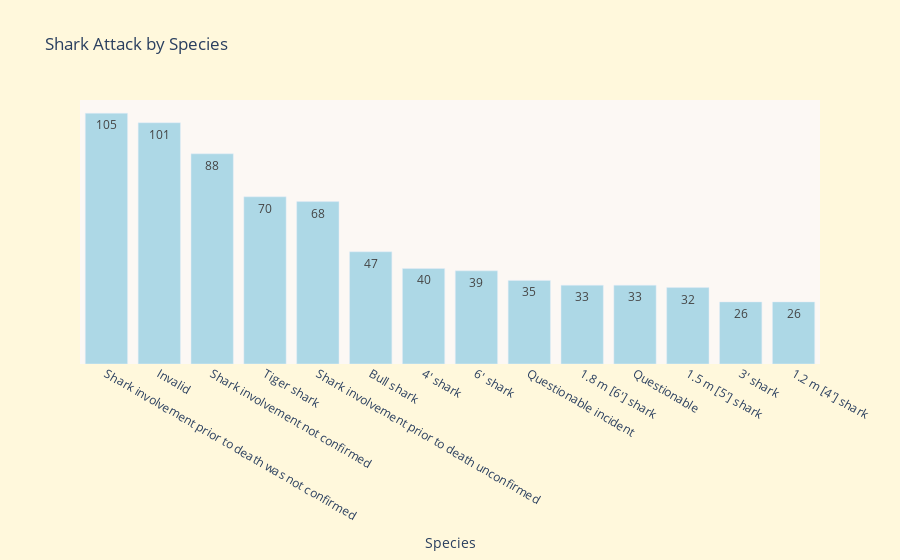

Notebook code cell kept with this figure:
### Code cell
import plotly.graph_objects as go

#rename species column
df = df.rename(columns={'Species ':'Species'})
# species that attack most
# Not including unnamed species
species_attack = df.groupby('Species')['Species'].count().sort_values(ascending=False)[1:15]

data = go.Bar(x = species_attack.index,y=species_attack.values,text=species_attack.values,textposition='auto', marker_color='lightblue')

layout = go.Layout(title = 'Shark Attack by Species', 
                   xaxis=dict(title='Species'),
                   yaxis=dict(title='Attack Count',visible=False),
                 paper_bgcolor='cornsilk',
                 plot_bgcolor='rgba(252,248,244,1.00)'
                  )

fig3 = go.Figure(
    data=data,
    layout=layout
)   
fig3.show()

### Figure 1 — Plotly figure (JSON) as saved in the notebook; plotly's stock layout.template omitted (floating-point values rounded to 4 significant figures)
{"data": [{"marker": {"color": "lightblue"}, "text": [105, 101, 88, 70, 68, 47, 40, 39, 35, 33, 33, 32, 26, 26], "textposition": "auto", "type": "bar", "x": ["Shark involvement prior to death was not confirmed", "Invalid", "Shark involvement not confirmed", "Tiger shark", "Shark involvement prior to death unconfirmed", "Bull shark", "4' shark", "6' shark", "Questionable incident", "1.8 m [6'] shark", "Questionable", "1.5 m [5'] shark", "3' shark", "1.2 m [4'] shark"], "y": [105, 101, 88, 70, 68, 47, 40, 39, 35, 33, 33, 32, 26, 26]}], "layout": {"paper_bgcolor": "cornsilk", "plot_bgcolor": "rgba(252,248,244,1.00)", "title": {"text": "Shark Attack by Species"}, "xaxis": {"title": {"text": "Species"}}, "yaxis": {"title": {"text": "Attack Count"}, "visible": false}}}
